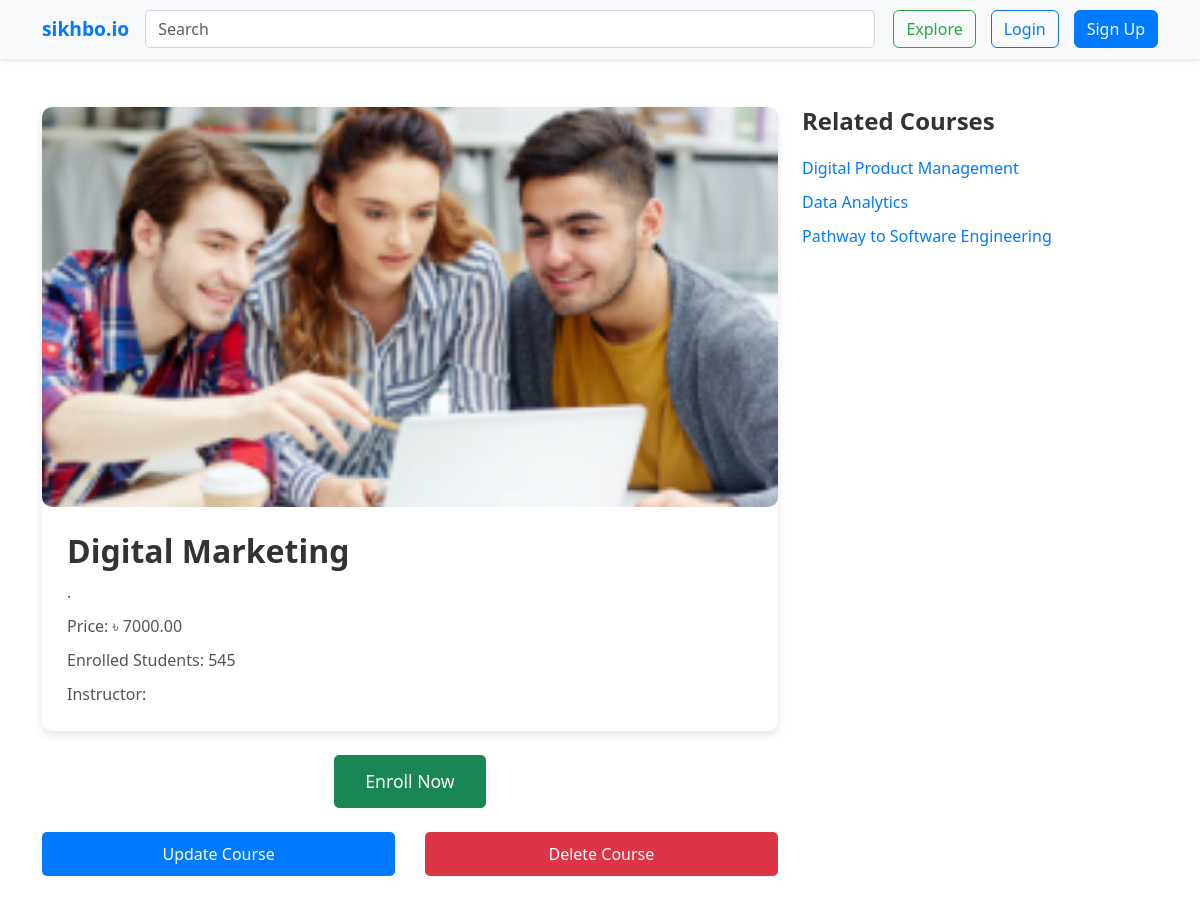
Page /course_details/1 on the earlier database version.
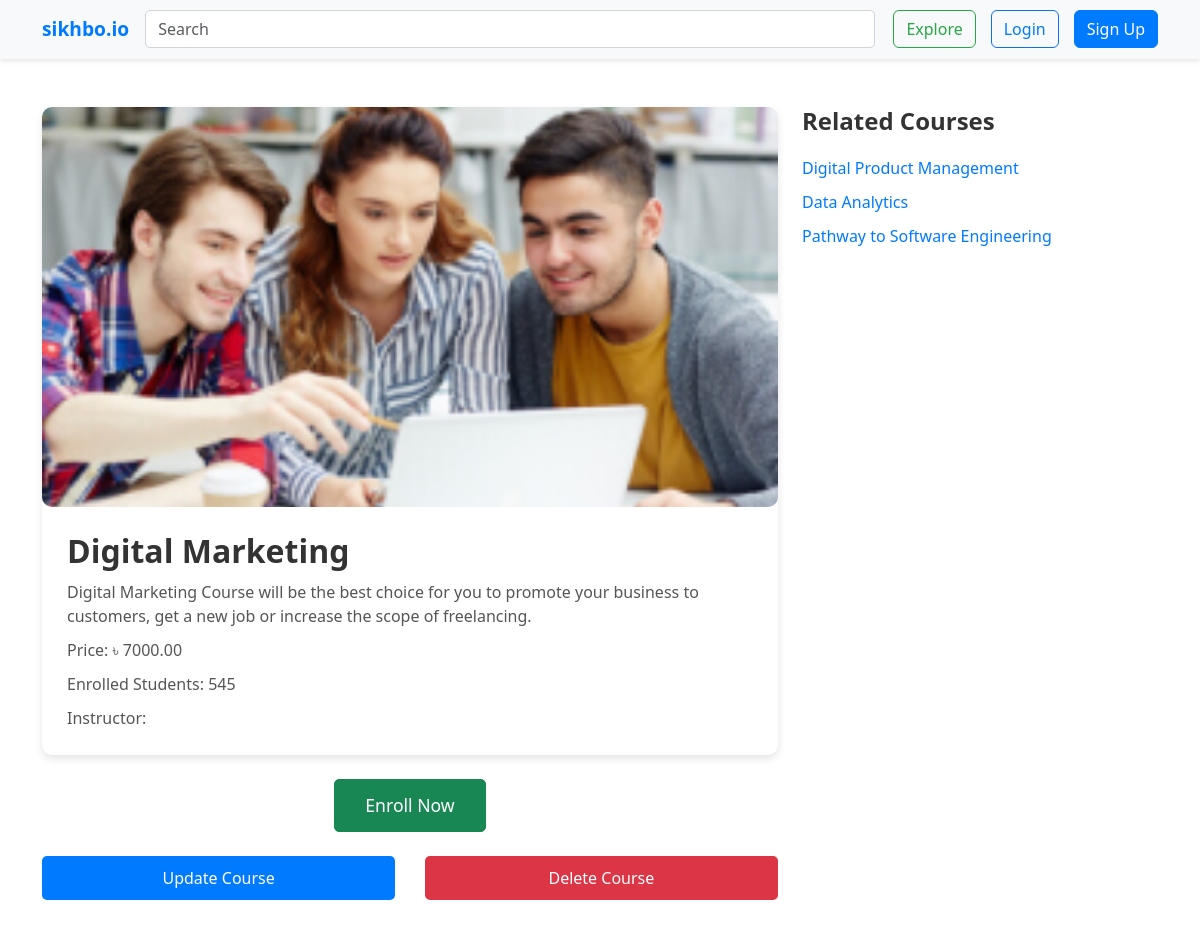
Same page on the later database version.
### base/models.py (models this page shows, shortened)
class Course(models.Model):
    title = models.CharField(max_length=200)
    description = models.TextField(null=True)
    price = models.DecimalField(max_digits=10, decimal_places=2)
    thumbnail = models.ImageField(upload_to='course_thumbnails/', null=True)
    category = models.ForeignKey(Category, on_delete=models.CASCADE, null=True)
    students_enrolled = models.PositiveIntegerField(default=0)
    image = models.ImageField(upload_to='', blank=True, null=True)

### base/views.py (the view)
# urls.py: path('course_details/<str:id>',base_views.course_details, name = 'course_details'),
def course_details(request, id):
    course = get_object_or_404(Course, pk=id)
    related_courses = Course.objects.filter(category=course.category).exclude(id=course.id)
    user_role = request.user.profile.role if request.user.is_authenticated else None
    context = {
        'course': course,
        'related_courses': related_courses,
        'user_role': user_role,
    }
    return render(request, 'course_details.html', context)

### template/course_details.html (shortened to what this page needs)
<!DOCTYPE html>
<html lang="en">
<head>
    {% load static %}
    <link href="https://cdn.jsdelivr.net/npm/bootstrap@5.3.0-alpha1/dist/css/bootstrap.min.css" rel="stylesheet">
    <link rel="stylesheet" href="{% static 'css/course_details.css' %}">
</head>
<body>
    <nav class="navbar navbar-expand-lg navbar-light bg-light">
        <div class="container">
            <a class="navbar-brand" href="{% url 'home' %}">sikhbo.io</a>
            <form class="navbar-form" method="POST">
                <input class="form-control me-2" type="search" placeholder="Search" aria-label="Search">
                <button class="btn btn-outline-success" type="submit">Explore</button>
            </form>
            <div class="navbar-links">
                {% if user.is_authenticated %}
                    <span>Welcome, {{ user.username }}!</span>
                    <a href="{% url 'logout' %}" class="btn btn-outline-danger">Logout</a>
                {% else %}
                    <a href="{% url 'login' %}" class="btn btn-outline-primary">Login</a>
                    <a href="{% url 'signup' %}" class="btn btn-primary">Sign Up</a>
                {% endif %}
            </div>
        </div>
    </nav>
    <section class="py-5">
        <div class="container">
            <div class="row">
                <div class="col-md-8">
                    <div class="card mb-4">
                        <img src="{{ course.thumbnail.url }}" class="card-img-top" alt="{{ course.title }}">
                        <div class="card-body">
                            <h2 class="card-title">{{ course.title }}</h2>
                            <p class="card-text">{{ course.description }}</p>
                            <p class="card-text">Price: ৳ {{ course.price }}</p>
                            <p class="card-text">Enrolled Students: {{ course.students_enrolled }}</p>
                            <p class="card-text">Instructor: {{ course.instructor.name }}</p>
                        </div>
                    </div>
                    <div class="text-center">
                        <a href="#" class="btn btn-success">Enroll Now</a>
                    </div>
                    <div class="d-flex justify-content-between mt-4">
                        <a href="{% url 'update_course' course.id %}" class="btn btn-primary">Update Course</a>
                        <a href="{% url 'delete_course' course.id %}" class="btn btn-danger">Delete Course</a>
                    </div>
                </div>
                <div class="col-md-4">
                    <h4>Related Courses</h4>
                    <ul>
                        {% for related_course in related_courses %}
                        <li><a href="{% url 'course_details' related_course.id %}">{{ related_course.title }}</a></li>
                        {% endfor %}
                    </ul>
                </div>
            </div>
        </div>
    </section>
</body>
</html>

Differences in the rows shown:
changed Course "Digital Marketing": description "." → "Digital Marketing Course will be the best choice for you to promote your business to customers, get a new job or increase the scope of freelancing."
